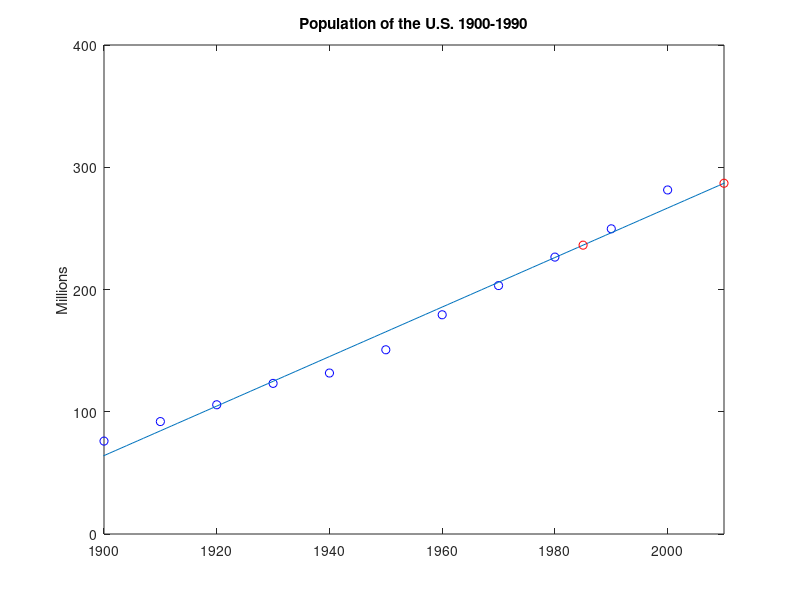

Reproduce this figure in MATLAB.
X = (1900:10:2000)';
Y = [75.9950 91.9720 105.7110 123.2030 131.6690 150.6970 ...
     179.3230 203.2120 226.5050 249.6330 281.422]';

plot(X, Y, 'bo');
axis([1900 2010 0 400]);
title('Population of the U.S. 1900-1990');
ylabel('Millions');
hold on
% apply LS formula, m = 10 as there is no index issue
sumX = sum(X);
sumY = sum(Y);
sumXSq = sum(X.*X);
sumXY = sum(X.*Y);
a = (11 * sumXY - sumX * sumY) / (11 * sumXSq - sumX.^2);
b = (sumXSq * sumY - sumX * sumXY) / (11 * sumXSq - sumX.^2);

x = 1880:1:2020;
y = a * x + b;
plot(x,y); % the func graph

%estimation for 1985 and 2010
q1 = a * 1985 + b;
q2 = a * 2010 + b;
%make this estimation 
plot(1985,q1,'ro');
plot(2010,q2,'ro'); % two estimations in red
hold off